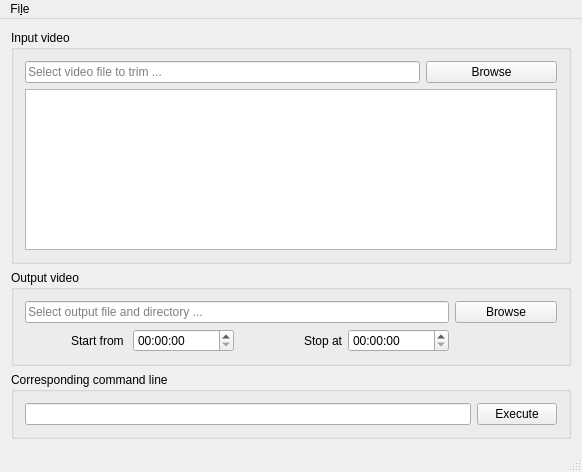
<?xml version="1.0" encoding="UTF-8"?>
<ui version="4.0">
 <class>MainWindow</class>
 <widget class="QMainWindow" name="MainWindow">
  <property name="geometry">
   <rect>
    <x>0</x>
    <y>0</y>
    <width>582</width>
    <height>472</height>
   </rect>
  </property>
  <property name="windowTitle">
   <string>MainWindow</string>
  </property>
  <widget class="QWidget" name="centralWidget">
   <layout class="QVBoxLayout" name="verticalLayout">
    <item>
     <widget class="QGroupBox" name="groupBox">
      <property name="title">
       <string>Input video</string>
      </property>
      <layout class="QGridLayout" name="gridLayout">
       <item row="0" column="3">
        <widget class="QPushButton" name="browseInput">
         <property name="baseSize">
          <size>
           <width>0</width>
           <height>0</height>
          </size>
         </property>
         <property name="text">
          <string>Browse</string>
         </property>
        </widget>
       </item>
       <item row="1" column="0" colspan="4">
        <widget class="QTextBrowser" name="videoInfo">
         <property name="html">
          <string>&lt;!DOCTYPE HTML PUBLIC &quot;-//W3C//DTD HTML 4.0//EN&quot; &quot;http://www.w3.org/TR/REC-html40/strict.dtd&quot;&gt;
&lt;html&gt;&lt;head&gt;&lt;meta name=&quot;qrichtext&quot; content=&quot;1&quot; /&gt;&lt;style type=&quot;text/css&quot;&gt;
p, li { white-space: pre-wrap; }
&lt;/style&gt;&lt;/head&gt;&lt;body style=&quot; font-family:'Noto Sans'; font-size:10pt; font-weight:400; font-style:normal;&quot;&gt;
&lt;p style=&quot;-qt-paragraph-type:empty; margin-top:0px; margin-bottom:0px; margin-left:0px; margin-right:0px; -qt-block-indent:0; text-indent:0px;&quot;&gt;&lt;br /&gt;&lt;/p&gt;&lt;/body&gt;&lt;/html&gt;</string>
         </property>
        </widget>
       </item>
       <item row="0" column="0" colspan="3">
        <widget class="QLineEdit" name="inputFileName">
         <property name="sizePolicy">
          <sizepolicy hsizetype="Expanding" vsizetype="Fixed">
           <horstretch>0</horstretch>
           <verstretch>0</verstretch>
          </sizepolicy>
         </property>
         <property name="inputMask">
          <string/>
         </property>
         <property name="text">
          <string/>
         </property>
         <property name="placeholderText">
          <string>Select video file to trim ...</string>
         </property>
        </widget>
       </item>
      </layout>
     </widget>
    </item>
    <item>
     <widget class="QGroupBox" name="groupBox_2">
      <property name="title">
       <string>Output video</string>
      </property>
      <layout class="QGridLayout" name="gridLayout_2">
       <item row="1" column="4">
        <widget class="QTimeEdit" name="stopTime"/>
       </item>
       <item row="0" column="5">
        <widget class="QPushButton" name="browseOutput">
         <property name="text">
          <string>Browse</string>
         </property>
        </widget>
       </item>
       <item row="0" column="1" colspan="4">
        <widget class="QLineEdit" name="outputFileName">
         <property name="placeholderText">
          <string>Select output file and directory ...</string>
         </property>
        </widget>
       </item>
       <item row="1" column="2">
        <widget class="QTimeEdit" name="startTime"/>
       </item>
       <item row="1" column="3">
        <widget class="QLabel" name="label_2">
         <property name="text">
          <string>Stop at</string>
         </property>
         <property name="alignment">
          <set>Qt::AlignRight|Qt::AlignTrailing|Qt::AlignVCenter</set>
         </property>
        </widget>
       </item>
       <item row="1" column="1">
        <widget class="QLabel" name="label">
         <property name="text">
          <string>Start from </string>
         </property>
         <property name="alignment">
          <set>Qt::AlignRight|Qt::AlignTrailing|Qt::AlignVCenter</set>
         </property>
        </widget>
       </item>
      </layout>
     </widget>
    </item>
    <item>
     <widget class="QGroupBox" name="groupBox_3">
      <property name="title">
       <string>Corresponding command line</string>
      </property>
      <layout class="QHBoxLayout" name="horizontalLayout">
       <item>
        <widget class="QLineEdit" name="resultCmd">
         <property name="readOnly">
          <bool>true</bool>
         </property>
        </widget>
       </item>
       <item>
        <widget class="QPushButton" name="execCmd">
         <property name="text">
          <string>Execute</string>
         </property>
        </widget>
       </item>
      </layout>
     </widget>
    </item>
   </layout>
  </widget>
  <widget class="QMenuBar" name="menuBar">
   <property name="geometry">
    <rect>
     <x>0</x>
     <y>0</y>
     <width>582</width>
     <height>23</height>
    </rect>
   </property>
   <widget class="QMenu" name="menuTEST">
    <property name="title">
     <string>Fi&amp;le</string>
    </property>
    <addaction name="actionClose_2"/>
   </widget>
   <addaction name="menuTEST"/>
  </widget>
  <widget class="QStatusBar" name="statusBar"/>
  <action name="actionClose">
   <property name="text">
    <string>Close</string>
   </property>
  </action>
  <action name="actionClose_2">
   <property name="text">
    <string>Close</string>
   </property>
  </action>
 </widget>
 <layoutdefault spacing="6" margin="11"/>
 <tabstops>
  <tabstop>inputFileName</tabstop>
  <tabstop>browseInput</tabstop>
  <tabstop>videoInfo</tabstop>
  <tabstop>outputFileName</tabstop>
  <tabstop>browseOutput</tabstop>
  <tabstop>startTime</tabstop>
  <tabstop>stopTime</tabstop>
  <tabstop>resultCmd</tabstop>
  <tabstop>execCmd</tabstop>
 </tabstops>
 <resources/>
 <connections/>
</ui>
